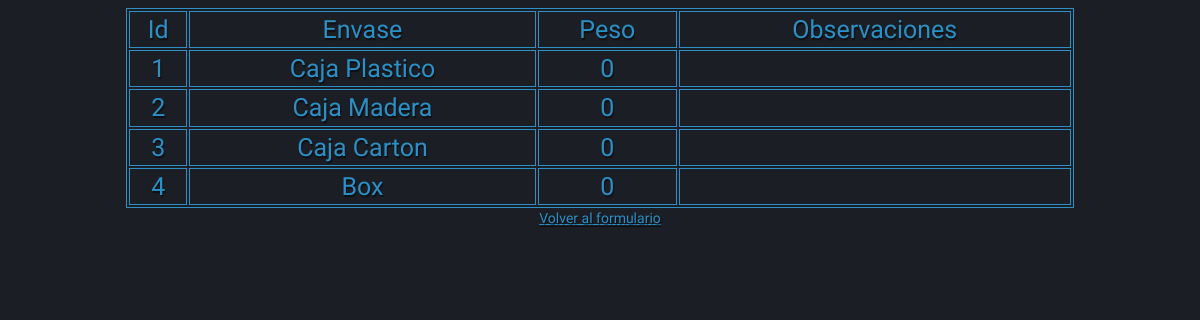
Page /controlador/formato/forbuscar.php on the committed database.
### tables this page shows
CREATE TABLE `formato` (
  `Id` int(11) NOT NULL,
  `Envase` varchar(45) NOT NULL,
  `Peso` int(11) NOT NULL,
  `Observaciones` varchar(255) DEFAULT NULL
);

### controlador/formato/forver.php (called while the page is built)
<?php
    require_once '../../modelo/conectar.php';
    $consulta="SELECT * FROM formato";
    $resultado=$conexion->query($consulta);
    $filas= mysqli_fetch_assoc($resultado);
?>

### vista/formato/fortabla.php (the view, shortened to what this page needs)
<?php
    require_once '../../controlador/formato/forver.php';
?>
<html>
    <head>
        <link rel="stylesheet" type="text/css" href="../../vista/css/form.css">
    </head>
    <body>
        <table border="1">
            <tr>
                <td>Id</td><td>Envase</td><td>Peso</td><td>Observaciones</td>
            </tr>
            <?php
                while($filas !=null){
                    echo "<tr>";
                    foreach($filas as $dato){
                        echo "<td>".$dato."</dato>";
                    }
                    $filas=$resultado -> fetch_assoc();
                    echo "</tr>";
                }
            ?>
        </table>
        <a href="../../modelo/formato/forprincipal.php">Volver al formulario</a>
    </body>
</html>

### vista/css/form.css (style rules this page uses)
body { background: #1b1e24; background-image:-webkit-linear-gradient(right,#1b1e24,#1b1e24 50%,#1b1e24); background-image:-moz-linear-gradient(right,#1b1e24,#1b1e24 50%,#1b1e24); background-image:-o-linear-gradient(right,#1b1e24,#1b1e24 50%,#1b1e24); background-image:-ms-linear-gradient(right,#1b1e24,#1b1e24 50%,#1b1e24); background-image:linear-gradient(to left,#1b1e24,#1b1e24 50%,#1b1e24); text-align: center; font-family: Arial, sans-serif; font-size: 87.50%; line-height: 1.5em; }
table { border: 1px solid #2c90c6; text-align: center; font-family: 'Titan One'; text-shadow: 1px 2px 1px rgba(0,0,0,.5); color: #2c90c6; margin:0 auto; width: 80%; height: 200px; }
tr,td { border: 1px solid #2c90c6; color: #2c90c6; font-size: 1.25em; margin: 2% auto; text-align: center; font-family: 'Titan One'; text-shadow: 1px 2px 1px rgba(0,0,0,.5); }
a { color: #2c90c6; font-size: 125%; margin: 2% auto; text-align: center; font-family: 'Titan One'; text-shadow: 1px 2px 1px rgba(0,0,0,.5); }
@media screen and (max-width: 1440px) { a { color: #2c90c6; font-size: 120%; margin: 2% auto; text-align: center; font-family: 'Titan One'; text-shadow: 1px 2px 1px rgba(0,0,0,.5); } }
@media screen and (max-width: 1280px) { a { color: #2c90c6; font-size: 100%; margin: 2% auto; text-align: center; font-family: 'Titan One'; text-shadow: 1px 2px 1px rgba(0,0,0,.5); } }

### rows in the picture
formato: Id "1", Envase "Caja Plastico", Peso "0"
formato: Id "2", Envase "Caja Madera", Peso "0"
formato: Id "3", Envase "Caja Carton", Peso "0"
formato: Id "4", Envase "Box", Peso "0"
